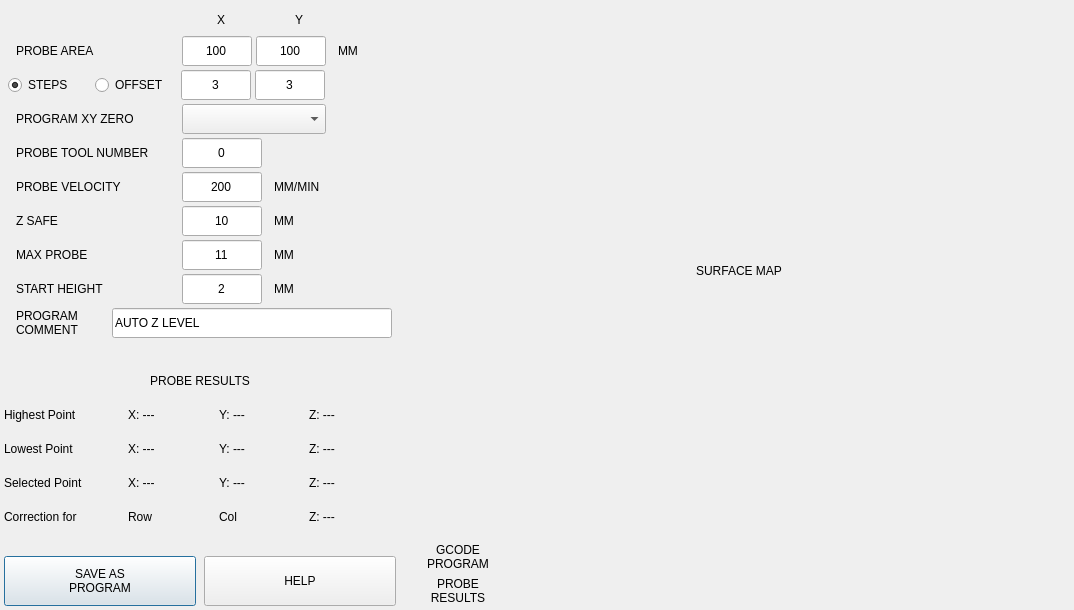
<?xml version="1.0" encoding="UTF-8"?>
<ui version="4.0">
 <class>dialog_zlevel</class>
 <widget class="QDialog" name="dialog_zlevel">
  <property name="geometry">
   <rect>
    <x>0</x>
    <y>0</y>
    <width>1074</width>
    <height>610</height>
   </rect>
  </property>
  <property name="windowTitle">
   <string>ZLEVEL COMPENSATION</string>
  </property>
  <layout class="QHBoxLayout" name="horizontalLayout_18">
   <property name="spacing">
    <number>4</number>
   </property>
   <property name="leftMargin">
    <number>0</number>
   </property>
   <property name="topMargin">
    <number>0</number>
   </property>
   <property name="rightMargin">
    <number>0</number>
   </property>
   <property name="bottomMargin">
    <number>0</number>
   </property>
   <item>
    <widget class="QWidget" name="widget_parameters" native="true">
     <property name="minimumSize">
      <size>
       <width>400</width>
       <height>0</height>
      </size>
     </property>
     <property name="maximumSize">
      <size>
       <width>400</width>
       <height>16777215</height>
      </size>
     </property>
     <layout class="QVBoxLayout" name="verticalLayout_3">
      <property name="spacing">
       <number>4</number>
      </property>
      <property name="leftMargin">
       <number>4</number>
      </property>
      <property name="topMargin">
       <number>4</number>
      </property>
      <property name="rightMargin">
       <number>4</number>
      </property>
      <property name="bottomMargin">
       <number>4</number>
      </property>
      <item>
       <widget class="QWidget" name="widget_parameters_2" native="true">
        <property name="minimumSize">
         <size>
          <width>0</width>
          <height>0</height>
         </size>
        </property>
        <property name="maximumSize">
         <size>
          <width>16777215</width>
          <height>16777215</height>
         </size>
        </property>
        <layout class="QVBoxLayout" name="verticalLayout">
         <property name="spacing">
          <number>4</number>
         </property>
         <property name="leftMargin">
          <number>4</number>
         </property>
         <property name="topMargin">
          <number>4</number>
         </property>
         <property name="rightMargin">
          <number>4</number>
         </property>
         <property name="bottomMargin">
          <number>4</number>
         </property>
         <item>
          <layout class="QHBoxLayout" name="horizontalLayout_10">
           <property name="spacing">
            <number>8</number>
           </property>
           <item>
            <widget class="QLabel" name="lbl_spacer">
             <property name="minimumSize">
              <size>
               <width>170</width>
               <height>0</height>
              </size>
             </property>
             <property name="maximumSize">
              <size>
               <width>170</width>
               <height>16777215</height>
              </size>
             </property>
             <property name="text">
              <string/>
             </property>
            </widget>
           </item>
           <item>
            <widget class="QLabel" name="lbl_x">
             <property name="sizePolicy">
              <sizepolicy hsizetype="Preferred" vsizetype="Fixed">
               <horstretch>0</horstretch>
               <verstretch>0</verstretch>
              </sizepolicy>
             </property>
             <property name="minimumSize">
              <size>
               <width>70</width>
               <height>24</height>
              </size>
             </property>
             <property name="maximumSize">
              <size>
               <width>70</width>
               <height>24</height>
              </size>
             </property>
             <property name="text">
              <string>X</string>
             </property>
             <property name="alignment">
              <set>Qt::AlignCenter</set>
             </property>
            </widget>
           </item>
           <item>
            <widget class="QLabel" name="lbl_y">
             <property name="sizePolicy">
              <sizepolicy hsizetype="Preferred" vsizetype="Fixed">
               <horstretch>0</horstretch>
               <verstretch>0</verstretch>
              </sizepolicy>
             </property>
             <property name="minimumSize">
              <size>
               <width>70</width>
               <height>24</height>
              </size>
             </property>
             <property name="maximumSize">
              <size>
               <width>70</width>
               <height>24</height>
              </size>
             </property>
             <property name="text">
              <string>Y</string>
             </property>
             <property name="alignment">
              <set>Qt::AlignCenter</set>
             </property>
            </widget>
           </item>
           <item>
            <widget class="QLabel" name="spacer">
             <property name="minimumSize">
              <size>
               <width>0</width>
               <height>0</height>
              </size>
             </property>
             <property name="maximumSize">
              <size>
               <width>16777215</width>
               <height>16777215</height>
              </size>
             </property>
             <property name="text">
              <string/>
             </property>
            </widget>
           </item>
          </layout>
         </item>
         <item>
          <layout class="QHBoxLayout" name="horizontalLayout_2">
           <property name="spacing">
            <number>4</number>
           </property>
           <item>
            <widget class="QLabel" name="lbl_dimensions">
             <property name="minimumSize">
              <size>
               <width>170</width>
               <height>0</height>
              </size>
             </property>
             <property name="maximumSize">
              <size>
               <width>170</width>
               <height>16777215</height>
              </size>
             </property>
             <property name="text">
              <string>PROBE AREA</string>
             </property>
             <property name="indent">
              <number>8</number>
             </property>
            </widget>
           </item>
           <item>
            <widget class="QLineEdit" name="lineEdit_size_x">
             <property name="sizePolicy">
              <sizepolicy hsizetype="Preferred" vsizetype="Fixed">
               <horstretch>0</horstretch>
               <verstretch>0</verstretch>
              </sizepolicy>
             </property>
             <property name="minimumSize">
              <size>
               <width>70</width>
               <height>30</height>
              </size>
             </property>
             <property name="maximumSize">
              <size>
               <width>70</width>
               <height>30</height>
              </size>
             </property>
             <property name="focusPolicy">
              <enum>Qt::ClickFocus</enum>
             </property>
             <property name="text">
              <string>100</string>
             </property>
             <property name="maxLength">
              <number>8</number>
             </property>
             <property name="alignment">
              <set>Qt::AlignCenter</set>
             </property>
            </widget>
           </item>
           <item>
            <widget class="QLineEdit" name="lineEdit_size_y">
             <property name="sizePolicy">
              <sizepolicy hsizetype="Preferred" vsizetype="Fixed">
               <horstretch>0</horstretch>
               <verstretch>0</verstretch>
              </sizepolicy>
             </property>
             <property name="minimumSize">
              <size>
               <width>70</width>
               <height>30</height>
              </size>
             </property>
             <property name="maximumSize">
              <size>
               <width>70</width>
               <height>30</height>
              </size>
             </property>
             <property name="focusPolicy">
              <enum>Qt::ClickFocus</enum>
             </property>
             <property name="text">
              <string>100</string>
             </property>
             <property name="maxLength">
              <number>8</number>
             </property>
             <property name="alignment">
              <set>Qt::AlignCenter</set>
             </property>
            </widget>
           </item>
           <item>
            <widget class="QLabel" name="lbl_probe_area_unit">
             <property name="minimumSize">
              <size>
               <width>0</width>
               <height>0</height>
              </size>
             </property>
             <property name="maximumSize">
              <size>
               <width>16777215</width>
               <height>16777215</height>
              </size>
             </property>
             <property name="text">
              <string>MM</string>
             </property>
             <property name="alignment">
              <set>Qt::AlignLeading|Qt::AlignLeft|Qt::AlignVCenter</set>
             </property>
             <property name="indent">
              <number>8</number>
             </property>
            </widget>
           </item>
          </layout>
         </item>
         <item>
          <layout class="QHBoxLayout" name="horizontalLayout_3">
           <property name="spacing">
            <number>4</number>
           </property>
           <item>
            <widget class="QRadioButton" name="rbtn_steps">
             <property name="sizePolicy">
              <sizepolicy hsizetype="Preferred" vsizetype="Fixed">
               <horstretch>0</horstretch>
               <verstretch>0</verstretch>
              </sizepolicy>
             </property>
             <property name="minimumSize">
              <size>
               <width>83</width>
               <height>30</height>
              </size>
             </property>
             <property name="maximumSize">
              <size>
               <width>83</width>
               <height>30</height>
              </size>
             </property>
             <property name="toolTip">
              <string>Define the number of steps per axis</string>
             </property>
             <property name="text">
              <string>STEPS</string>
             </property>
             <property name="checked">
              <bool>true</bool>
             </property>
            </widget>
           </item>
           <item>
            <widget class="QRadioButton" name="rbtn_offset">
             <property name="minimumSize">
              <size>
               <width>82</width>
               <height>30</height>
              </size>
             </property>
             <property name="maximumSize">
              <size>
               <width>83</width>
               <height>30</height>
              </size>
             </property>
             <property name="toolTip">
              <string>Define the spacing between the steps per axis</string>
             </property>
             <property name="text">
              <string>OFFSET</string>
             </property>
            </widget>
           </item>
           <item>
            <widget class="QLineEdit" name="lineEdit_steps_x">
             <property name="sizePolicy">
              <sizepolicy hsizetype="Preferred" vsizetype="Fixed">
               <horstretch>0</horstretch>
               <verstretch>0</verstretch>
              </sizepolicy>
             </property>
             <property name="minimumSize">
              <size>
               <width>70</width>
               <height>30</height>
              </size>
             </property>
             <property name="maximumSize">
              <size>
               <width>70</width>
               <height>30</height>
              </size>
             </property>
             <property name="focusPolicy">
              <enum>Qt::ClickFocus</enum>
             </property>
             <property name="text">
              <string>3</string>
             </property>
             <property name="maxLength">
              <number>3</number>
             </property>
             <property name="alignment">
              <set>Qt::AlignCenter</set>
             </property>
            </widget>
           </item>
           <item>
            <widget class="QLineEdit" name="lineEdit_steps_y">
             <property name="sizePolicy">
              <sizepolicy hsizetype="Preferred" vsizetype="Fixed">
               <horstretch>0</horstretch>
               <verstretch>0</verstretch>
              </sizepolicy>
             </property>
             <property name="minimumSize">
              <size>
               <width>70</width>
               <height>30</height>
              </size>
             </property>
             <property name="maximumSize">
              <size>
               <width>70</width>
               <height>30</height>
              </size>
             </property>
             <property name="focusPolicy">
              <enum>Qt::ClickFocus</enum>
             </property>
             <property name="text">
              <string>3</string>
             </property>
             <property name="maxLength">
              <number>3</number>
             </property>
             <property name="alignment">
              <set>Qt::AlignCenter</set>
             </property>
            </widget>
           </item>
           <item>
            <widget class="QLabel" name="label_7">
             <property name="text">
              <string/>
             </property>
            </widget>
           </item>
          </layout>
         </item>
         <item>
          <layout class="QHBoxLayout" name="horizontalLayout_7">
           <property name="spacing">
            <number>4</number>
           </property>
           <property name="topMargin">
            <number>0</number>
           </property>
           <item>
            <widget class="QLabel" name="lbl_zero_ref">
             <property name="minimumSize">
              <size>
               <width>170</width>
               <height>0</height>
              </size>
             </property>
             <property name="maximumSize">
              <size>
               <width>170</width>
               <height>16777215</height>
              </size>
             </property>
             <property name="text">
              <string>PROGRAM XY ZERO</string>
             </property>
             <property name="indent">
              <number>8</number>
             </property>
            </widget>
           </item>
           <item>
            <widget class="QComboBox" name="cmb_zero_ref">
             <property name="minimumSize">
              <size>
               <width>144</width>
               <height>30</height>
              </size>
             </property>
             <property name="maximumSize">
              <size>
               <width>144</width>
               <height>30</height>
              </size>
             </property>
             <property name="focusPolicy">
              <enum>Qt::NoFocus</enum>
             </property>
             <property name="currentIndex">
              <number>-1</number>
             </property>
             <property name="iconSize">
              <size>
               <width>20</width>
               <height>20</height>
              </size>
             </property>
            </widget>
           </item>
           <item>
            <widget class="QLabel" name="spacer_3">
             <property name="minimumSize">
              <size>
               <width>0</width>
               <height>0</height>
              </size>
             </property>
             <property name="maximumSize">
              <size>
               <width>16777215</width>
               <height>16777215</height>
              </size>
             </property>
             <property name="alignment">
              <set>Qt::AlignCenter</set>
             </property>
            </widget>
           </item>
          </layout>
         </item>
         <item>
          <layout class="QHBoxLayout" name="horizontalLayout_5">
           <property name="spacing">
            <number>4</number>
           </property>
           <property name="bottomMargin">
            <number>0</number>
           </property>
           <item>
            <widget class="QLabel" name="label">
             <property name="minimumSize">
              <size>
               <width>170</width>
               <height>30</height>
              </size>
             </property>
             <property name="maximumSize">
              <size>
               <width>170</width>
               <height>30</height>
              </size>
             </property>
             <property name="text">
              <string>PROBE TOOL NUMBER</string>
             </property>
             <property name="indent">
              <number>8</number>
             </property>
            </widget>
           </item>
           <item>
            <widget class="QLineEdit" name="lineEdit_probe_tool">
             <property name="sizePolicy">
              <sizepolicy hsizetype="Preferred" vsizetype="Preferred">
               <horstretch>0</horstretch>
               <verstretch>0</verstretch>
              </sizepolicy>
             </property>
             <property name="minimumSize">
              <size>
               <width>80</width>
               <height>30</height>
              </size>
             </property>
             <property name="maximumSize">
              <size>
               <width>80</width>
               <height>30</height>
              </size>
             </property>
             <property name="focusPolicy">
              <enum>Qt::ClickFocus</enum>
             </property>
             <property name="text">
              <string>0</string>
             </property>
             <property name="maxLength">
              <number>8</number>
             </property>
             <property name="alignment">
              <set>Qt::AlignCenter</set>
             </property>
            </widget>
           </item>
           <item>
            <widget class="QLabel" name="label_10">
             <property name="text">
              <string/>
             </property>
            </widget>
           </item>
          </layout>
         </item>
         <item>
          <layout class="QHBoxLayout" name="horizontalLayout_4">
           <property name="spacing">
            <number>4</number>
           </property>
           <property name="topMargin">
            <number>0</number>
           </property>
           <item>
            <widget class="QLabel" name="label_2">
             <property name="minimumSize">
              <size>
               <width>170</width>
               <height>0</height>
              </size>
             </property>
             <property name="maximumSize">
              <size>
               <width>170</width>
               <height>16777215</height>
              </size>
             </property>
             <property name="text">
              <string>PROBE VELOCITY</string>
             </property>
             <property name="indent">
              <number>8</number>
             </property>
            </widget>
           </item>
           <item>
            <widget class="QLineEdit" name="lineEdit_probe_vel">
             <property name="sizePolicy">
              <sizepolicy hsizetype="Preferred" vsizetype="Preferred">
               <horstretch>0</horstretch>
               <verstretch>0</verstretch>
              </sizepolicy>
             </property>
             <property name="minimumSize">
              <size>
               <width>80</width>
               <height>30</height>
              </size>
             </property>
             <property name="maximumSize">
              <size>
               <width>80</width>
               <height>30</height>
              </size>
             </property>
             <property name="focusPolicy">
              <enum>Qt::ClickFocus</enum>
             </property>
             <property name="text">
              <string>200</string>
             </property>
             <property name="alignment">
              <set>Qt::AlignCenter</set>
             </property>
            </widget>
           </item>
           <item>
            <widget class="QLabel" name="lbl_probe_vel_unit">
             <property name="text">
              <string>MM/MIN</string>
             </property>
             <property name="indent">
              <number>8</number>
             </property>
            </widget>
           </item>
          </layout>
         </item>
         <item>
          <layout class="QHBoxLayout" name="horizontalLayout_9">
           <property name="spacing">
            <number>4</number>
           </property>
           <property name="topMargin">
            <number>0</number>
           </property>
           <item>
            <widget class="QLabel" name="label_3">
             <property name="minimumSize">
              <size>
               <width>170</width>
               <height>0</height>
              </size>
             </property>
             <property name="maximumSize">
              <size>
               <width>170</width>
               <height>16777215</height>
              </size>
             </property>
             <property name="text">
              <string>Z SAFE</string>
             </property>
             <property name="indent">
              <number>8</number>
             </property>
            </widget>
           </item>
           <item>
            <widget class="QLineEdit" name="lineEdit_z_safe">
             <property name="sizePolicy">
              <sizepolicy hsizetype="Preferred" vsizetype="Preferred">
               <horstretch>0</horstretch>
               <verstretch>0</verstretch>
              </sizepolicy>
             </property>
             <property name="minimumSize">
              <size>
               <width>80</width>
               <height>30</height>
              </size>
             </property>
             <property name="maximumSize">
              <size>
               <width>80</width>
               <height>30</height>
              </size>
             </property>
             <property name="focusPolicy">
              <enum>Qt::ClickFocus</enum>
             </property>
             <property name="text">
              <string>10</string>
             </property>
             <property name="alignment">
              <set>Qt::AlignCenter</set>
             </property>
            </widget>
           </item>
           <item>
            <widget class="QLabel" name="lbl_z_safe_unit">
             <property name="text">
              <string>MM</string>
             </property>
             <property name="indent">
              <number>8</number>
             </property>
            </widget>
           </item>
          </layout>
         </item>
         <item>
          <layout class="QHBoxLayout" name="horizontalLayout_11">
           <property name="spacing">
            <number>4</number>
           </property>
           <property name="topMargin">
            <number>0</number>
           </property>
           <item>
            <widget class="QLabel" name="label_4">
             <property name="minimumSize">
              <size>
               <width>170</width>
               <height>0</height>
              </size>
             </property>
             <property name="maximumSize">
              <size>
               <width>170</width>
               <height>16777215</height>
              </size>
             </property>
             <property name="text">
              <string>MAX PROBE</string>
             </property>
             <property name="indent">
              <number>8</number>
             </property>
            </widget>
           </item>
           <item>
            <widget class="QLineEdit" name="lineEdit_max_probe">
             <property name="sizePolicy">
              <sizepolicy hsizetype="Preferred" vsizetype="Preferred">
               <horstretch>0</horstretch>
               <verstretch>0</verstretch>
              </sizepolicy>
             </property>
             <property name="minimumSize">
              <size>
               <width>80</width>
               <height>30</height>
              </size>
             </property>
             <property name="maximumSize">
              <size>
               <width>80</width>
               <height>30</height>
              </size>
             </property>
             <property name="focusPolicy">
              <enum>Qt::ClickFocus</enum>
             </property>
             <property name="text">
              <string>11</string>
             </property>
             <property name="alignment">
              <set>Qt::AlignCenter</set>
             </property>
            </widget>
           </item>
           <item>
            <widget class="QLabel" name="lbl_max_probe_unit">
             <property name="text">
              <string>MM</string>
             </property>
             <property name="indent">
              <number>8</number>
             </property>
            </widget>
           </item>
          </layout>
         </item>
         <item>
          <layout class="QHBoxLayout" name="horizontalLayout_13">
           <property name="spacing">
            <number>4</number>
           </property>
           <property name="topMargin">
            <number>0</number>
           </property>
           <item>
            <widget class="QLabel" name="label_5">
             <property name="minimumSize">
              <size>
               <width>170</width>
               <height>0</height>
              </size>
             </property>
             <property name="maximumSize">
              <size>
               <width>170</width>
               <height>16777215</height>
              </size>
             </property>
             <property name="text">
              <string>START HEIGHT</string>
             </property>
             <property name="indent">
              <number>8</number>
             </property>
            </widget>
           </item>
           <item>
            <widget class="QLineEdit" name="lineEdit_start_height">
             <property name="sizePolicy">
              <sizepolicy hsizetype="Preferred" vsizetype="Preferred">
               <horstretch>0</horstretch>
               <verstretch>0</verstretch>
              </sizepolicy>
             </property>
             <property name="minimumSize">
              <size>
               <width>80</width>
               <height>30</height>
              </size>
             </property>
             <property name="maximumSize">
              <size>
               <width>80</width>
               <height>30</height>
              </size>
             </property>
             <property name="focusPolicy">
              <enum>Qt::ClickFocus</enum>
             </property>
             <property name="text">
              <string>2</string>
             </property>
             <property name="alignment">
              <set>Qt::AlignCenter</set>
             </property>
            </widget>
           </item>
           <item>
            <widget class="QLabel" name="lbl_start_height_unit">
             <property name="text">
              <string>MM</string>
             </property>
             <property name="indent">
              <number>8</number>
             </property>
            </widget>
           </item>
          </layout>
         </item>
         <item>
          <layout class="QHBoxLayout" name="horizontalLayout_6">
           <property name="spacing">
            <number>4</number>
           </property>
           <item>
            <widget class="QLabel" name="lbl_comment">
             <property name="minimumSize">
              <size>
               <width>100</width>
               <height>0</height>
              </size>
             </property>
             <property name="text">
              <string>PROGRAM
COMMENT</string>
             </property>
             <property name="indent">
              <number>8</number>
             </property>
            </widget>
           </item>
           <item>
            <widget class="QLineEdit" name="lineEdit_comment">
             <property name="sizePolicy">
              <sizepolicy hsizetype="Expanding" vsizetype="Fixed">
               <horstretch>0</horstretch>
               <verstretch>0</verstretch>
              </sizepolicy>
             </property>
             <property name="minimumSize">
              <size>
               <width>0</width>
               <height>30</height>
              </size>
             </property>
             <property name="maximumSize">
              <size>
               <width>16777215</width>
               <height>30</height>
              </size>
             </property>
             <property name="focusPolicy">
              <enum>Qt::ClickFocus</enum>
             </property>
             <property name="text">
              <string>AUTO Z LEVEL</string>
             </property>
             <property name="maxLength">
              <number>40</number>
             </property>
            </widget>
           </item>
          </layout>
         </item>
        </layout>
       </widget>
      </item>
      <item>
       <spacer name="verticalSpacer_2">
        <property name="orientation">
         <enum>Qt::Vertical</enum>
        </property>
        <property name="sizeHint" stdset="0">
         <size>
          <width>20</width>
          <height>40</height>
         </size>
        </property>
       </spacer>
      </item>
      <item>
       <widget class="QLabel" name="label_8">
        <property name="minimumSize">
         <size>
          <width>0</width>
          <height>30</height>
         </size>
        </property>
        <property name="maximumSize">
         <size>
          <width>16777215</width>
          <height>30</height>
         </size>
        </property>
        <property name="text">
         <string>PROBE RESULTS</string>
        </property>
        <property name="alignment">
         <set>Qt::AlignCenter</set>
        </property>
       </widget>
      </item>
      <item>
       <layout class="QHBoxLayout" name="horizontalLayout_16">
        <property name="topMargin">
         <number>0</number>
        </property>
        <item>
         <widget class="QLabel" name="label_12">
          <property name="minimumSize">
           <size>
            <width>120</width>
            <height>30</height>
           </size>
          </property>
          <property name="maximumSize">
           <size>
            <width>120</width>
            <height>30</height>
           </size>
          </property>
          <property name="text">
           <string>Highest Point</string>
          </property>
         </widget>
        </item>
        <item>
         <widget class="QLabel" name="lbl_highest_x">
          <property name="text">
           <string>X: ---</string>
          </property>
         </widget>
        </item>
        <item>
         <widget class="QLabel" name="lbl_highest_y">
          <property name="text">
           <string>Y: ---</string>
          </property>
         </widget>
        </item>
        <item>
         <widget class="QLabel" name="lbl_highest_z">
          <property name="text">
           <string>Z: ---</string>
          </property>
         </widget>
        </item>
       </layout>
      </item>
      <item>
       <layout class="QHBoxLayout" name="horizontalLayout_17">
        <property name="topMargin">
         <number>0</number>
        </property>
        <item>
         <widget class="QLabel" name="label_14">
          <property name="minimumSize">
           <size>
            <width>120</width>
            <height>30</height>
           </size>
          </property>
          <property name="maximumSize">
           <size>
            <width>120</width>
            <height>30</height>
           </size>
          </property>
          <property name="text">
           <string>Lowest Point</string>
          </property>
         </widget>
        </item>
        <item>
         <widget class="QLabel" name="lbl_lowest_x">
          <property name="text">
           <string>X: ---</string>
          </property>
         </widget>
        </item>
        <item>
         <widget class="QLabel" name="lbl_lowest_y">
          <property name="text">
           <string>Y: ---</string>
          </property>
         </widget>
        </item>
        <item>
         <widget class="QLabel" name="lbl_lowest_z">
          <property name="text">
           <string>Z: ---</string>
          </property>
         </widget>
        </item>
       </layout>
      </item>
      <item>
       <layout class="QHBoxLayout" name="horizontalLayout_8">
        <item>
         <widget class="QLabel" name="label_6">
          <property name="minimumSize">
           <size>
            <width>120</width>
            <height>30</height>
           </size>
          </property>
          <property name="maximumSize">
           <size>
            <width>120</width>
            <height>30</height>
           </size>
          </property>
          <property name="text">
           <string>Selected Point</string>
          </property>
         </widget>
        </item>
        <item>
         <widget class="QLabel" name="lbl_selected_x">
          <property name="text">
           <string>X: ---</string>
          </property>
         </widget>
        </item>
        <item>
         <widget class="QLabel" name="lbl_selected_y">
          <property name="text">
           <string>Y: ---</string>
          </property>
         </widget>
        </item>
        <item>
         <widget class="QLabel" name="lbl_selected_z">
          <property name="text">
           <string>Z: ---</string>
          </property>
         </widget>
        </item>
       </layout>
      </item>
      <item>
       <layout class="QHBoxLayout" name="horizontalLayout_15">
        <item>
         <widget class="QLabel" name="label_15">
          <property name="minimumSize">
           <size>
            <width>120</width>
            <height>30</height>
           </size>
          </property>
          <property name="maximumSize">
           <size>
            <width>120</width>
            <height>30</height>
           </size>
          </property>
          <property name="text">
           <string>Correction for</string>
          </property>
         </widget>
        </item>
        <item>
         <widget class="QLabel" name="lbl_selected_row">
          <property name="text">
           <string>Row</string>
          </property>
         </widget>
        </item>
        <item>
         <widget class="QLabel" name="lbl_selected_col">
          <property name="minimumSize">
           <size>
            <width>0</width>
            <height>0</height>
           </size>
          </property>
          <property name="maximumSize">
           <size>
            <width>16777215</width>
            <height>16777215</height>
           </size>
          </property>
          <property name="text">
           <string>Col</string>
          </property>
         </widget>
        </item>
        <item>
         <widget class="QLabel" name="lbl_correction_z">
          <property name="text">
           <string>Z: ---</string>
          </property>
         </widget>
        </item>
       </layout>
      </item>
      <item>
       <spacer name="verticalSpacer">
        <property name="orientation">
         <enum>Qt::Vertical</enum>
        </property>
        <property name="sizeHint" stdset="0">
         <size>
          <width>20</width>
          <height>40</height>
         </size>
        </property>
       </spacer>
      </item>
      <item>
       <layout class="QHBoxLayout" name="layout_buttons">
        <property name="spacing">
         <number>8</number>
        </property>
        <item>
         <widget class="QPushButton" name="btn_save_gcode">
          <property name="sizePolicy">
           <sizepolicy hsizetype="Preferred" vsizetype="Preferred">
            <horstretch>0</horstretch>
            <verstretch>0</verstretch>
           </sizepolicy>
          </property>
          <property name="minimumSize">
           <size>
            <width>0</width>
            <height>50</height>
           </size>
          </property>
          <property name="maximumSize">
           <size>
            <width>16777215</width>
            <height>50</height>
           </size>
          </property>
          <property name="toolTip">
           <string>Save probing program to file</string>
          </property>
          <property name="text">
           <string>SAVE AS
PROGRAM</string>
          </property>
         </widget>
        </item>
        <item>
         <widget class="QPushButton" name="btn_help">
          <property name="sizePolicy">
           <sizepolicy hsizetype="Preferred" vsizetype="Preferred">
            <horstretch>0</horstretch>
            <verstretch>0</verstretch>
           </sizepolicy>
          </property>
          <property name="minimumSize">
           <size>
            <width>0</width>
            <height>50</height>
           </size>
          </property>
          <property name="maximumSize">
           <size>
            <width>16777215</width>
            <height>50</height>
           </size>
          </property>
          <property name="text">
           <string>HELP</string>
          </property>
         </widget>
        </item>
       </layout>
      </item>
     </layout>
    </widget>
   </item>
   <item>
    <layout class="QVBoxLayout" name="verticalLayout_2" stretch="0,1,0,0">
     <property name="spacing">
      <number>4</number>
     </property>
     <property name="leftMargin">
      <number>4</number>
     </property>
     <property name="topMargin">
      <number>4</number>
     </property>
     <property name="rightMargin">
      <number>4</number>
     </property>
     <property name="bottomMargin">
      <number>4</number>
     </property>
     <item>
      <widget class="QLabel" name="label_11">
       <property name="text">
        <string>SURFACE MAP</string>
       </property>
       <property name="alignment">
        <set>Qt::AlignCenter</set>
       </property>
      </widget>
     </item>
     <item>
      <layout class="QVBoxLayout" name="layout_surfacemap">
       <property name="spacing">
        <number>4</number>
       </property>
      </layout>
     </item>
     <item>
      <layout class="QHBoxLayout" name="horizontalLayout_12">
       <property name="spacing">
        <number>4</number>
       </property>
       <property name="topMargin">
        <number>0</number>
       </property>
       <item>
        <widget class="QLabel" name="lbl_gcode_program">
         <property name="minimumSize">
          <size>
           <width>100</width>
           <height>30</height>
          </size>
         </property>
         <property name="maximumSize">
          <size>
           <width>100</width>
           <height>30</height>
          </size>
         </property>
         <property name="text">
          <string>GCODE
PROGRAM</string>
         </property>
         <property name="alignment">
          <set>Qt::AlignCenter</set>
         </property>
         <property name="indent">
          <number>8</number>
         </property>
        </widget>
       </item>
       <item>
        <widget class="QLabel" name="lbl_probe_program">
         <property name="minimumSize">
          <size>
           <width>0</width>
           <height>30</height>
          </size>
         </property>
         <property name="maximumSize">
          <size>
           <width>16777215</width>
           <height>30</height>
          </size>
         </property>
         <property name="text">
          <string/>
         </property>
        </widget>
       </item>
      </layout>
     </item>
     <item>
      <layout class="QHBoxLayout" name="horizontalLayout_14">
       <property name="spacing">
        <number>4</number>
       </property>
       <property name="topMargin">
        <number>0</number>
       </property>
       <item>
        <widget class="QLabel" name="label_9">
         <property name="minimumSize">
          <size>
           <width>100</width>
           <height>30</height>
          </size>
         </property>
         <property name="maximumSize">
          <size>
           <width>100</width>
           <height>30</height>
          </size>
         </property>
         <property name="text">
          <string>PROBE
RESULTS</string>
         </property>
         <property name="alignment">
          <set>Qt::AlignCenter</set>
         </property>
         <property name="indent">
          <number>8</number>
         </property>
        </widget>
       </item>
       <item>
        <widget class="QLabel" name="lbl_probe_result">
         <property name="minimumSize">
          <size>
           <width>0</width>
           <height>30</height>
          </size>
         </property>
         <property name="maximumSize">
          <size>
           <width>16777215</width>
           <height>30</height>
          </size>
         </property>
         <property name="text">
          <string/>
         </property>
        </widget>
       </item>
      </layout>
     </item>
    </layout>
   </item>
  </layout>
 </widget>
 <resources/>
 <connections/>
</ui>
